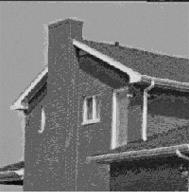
%> input picture Matlab/图像处理/house.png, 189 x 192 px
$ octave Eg5_25.m   (GNU Octave 9; MATLAB toolbox functions it lacks are replaced by stand-ins)
%> lines starting %> are read from the running program, lines starting %| are printed output that depends on the picture; in (x1, y1, x2, y2) boxes, pixels count from 0 and x2, y2 are one past the last pixel; in counts of white or black regions, pixels touching at a corner belong together; the program's own positions count from 1
clear all;close all;clc;
Image=imread('house.png');
%> Image is the input picture: size 192x189x3 uint8; min 0, max 240, mean 118.7
Image=rgb2gray(Image);
%> Image: size 192x189 uint8
BW= edge(Image,'roberts');
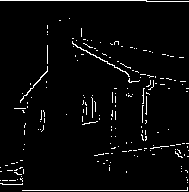
%> BW: size 192x189 logical; 3.6% white in thin lines or dots
H1=[1 0; 0 -1];
H2=[0 1;-1 0];
R1=imfilter(Image,H1);
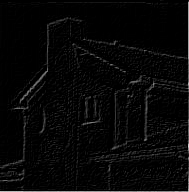
%> R1: size 192x189 uint8; min 0, max 212, mean 7.2
R2=imfilter(Image,H2);
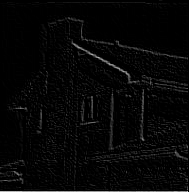
%> R2: size 192x189 uint8; min 0, max 195, mean 6.4
edgeImage=abs(R1)+abs(R2);
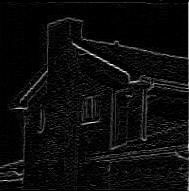
%> edgeImage: size 192x189 uint8; min 0, max 255, mean 13.3
sharpImage=Image+edgeImage;
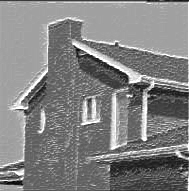
%> sharpImage: size 192x189 uint8; min 0, max 255, mean 130.5
subplot(221),imshow(Image),title('原始图像');
subplot(222),imshow(BW),title('边缘检测');
subplot(223),imshow(edgeImage),title('Robert梯度图像');
subplot(224),imshow(sharpImage),title('Robert锐化图像');
% [5 lines of commented-out code are left out]

$ run again, with Matlab/图像处理/1.jpg saved as Matlab/图像处理/house.png
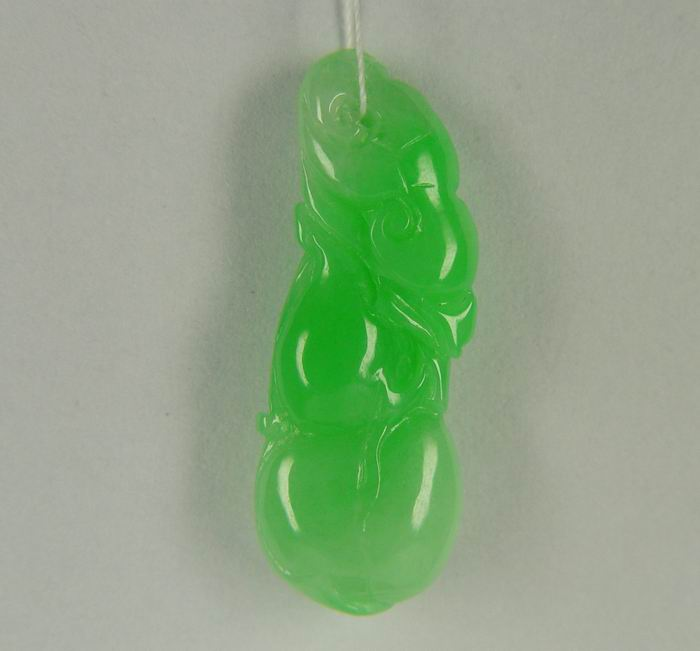
%> input picture Matlab/图像处理/1.jpg, 700 x 651 px
%> Image is the input picture: size 651x700x3 uint8; mean R, G, B 142.5, 165.9, 133.8
%> Image: size 651x700 uint8
%> `BW= edge(Image,'roberts');`:
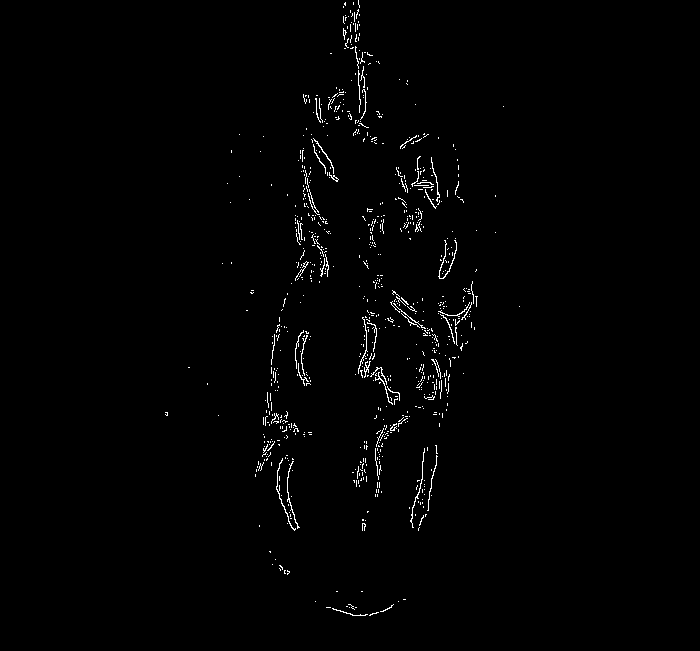
%> BW: size 651x700 logical; 1.1% white in thin lines or dots, all inside (x1, y1, x2, y2) = (165, 0, 520, 616)
%> `R1=imfilter(Image,H1);`:
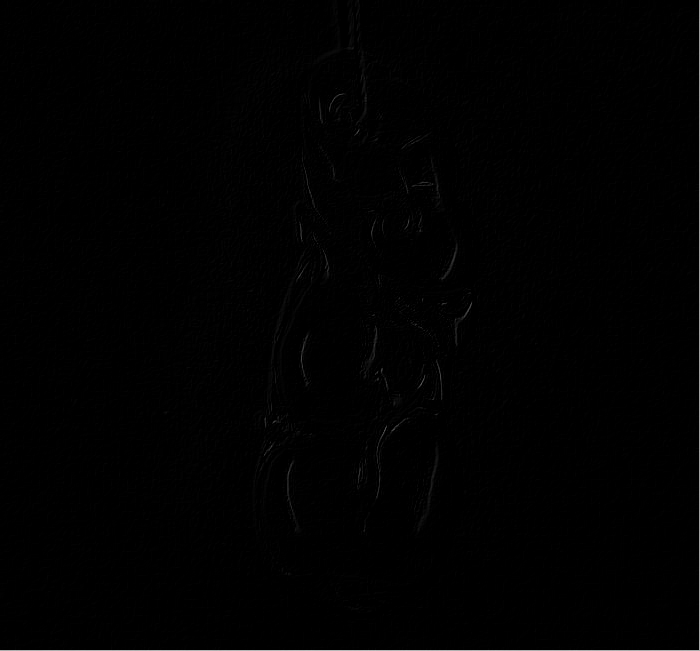
%> R1: size 651x700 uint8; min 0, max 187, mean 1.2
